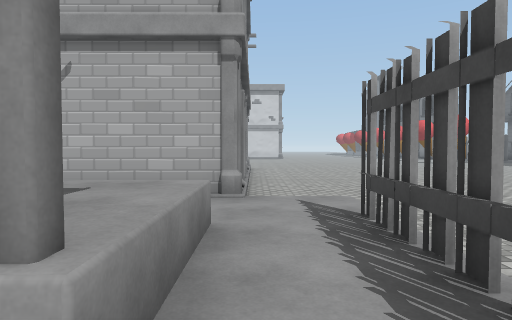
[1] (above)

23 first-person views from a walk through a scene from a Unity 3-D project. The camera is 1.4 m above the floor, tilts 2° down and sees 75° across. The floor is counted in squares, 2 m on a side. Each view is taken from the middle of a square. On the plan, view 1 faces up. The plan holds only what a view shows up to about 10 squares ahead; the rest is blank. The place goes on beyond the plan. The player character is not drawn. Some surface patterns are stand-ins.

[2]
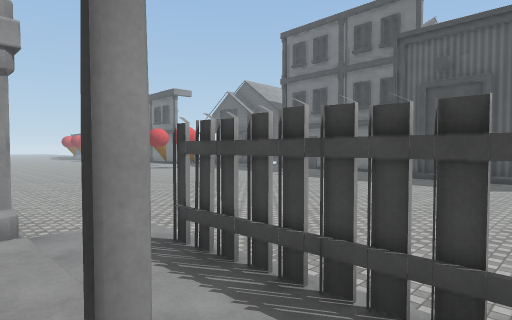

[3]
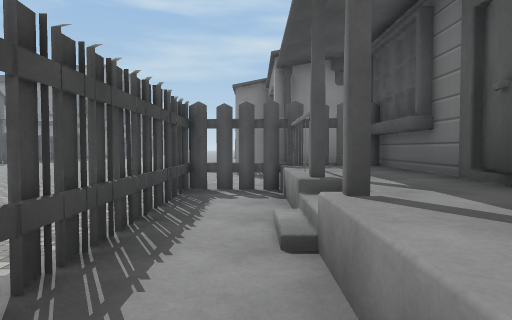

[4]
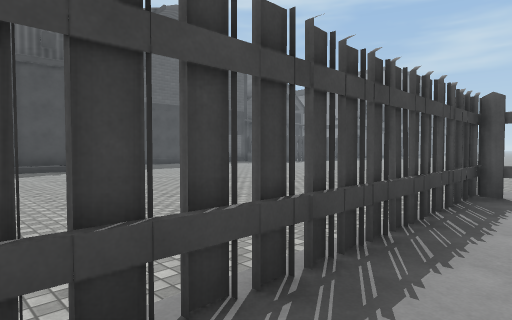

[5]
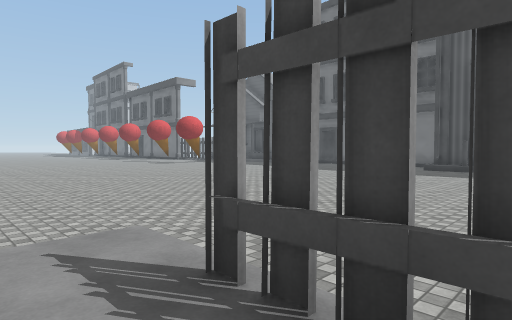

[6]
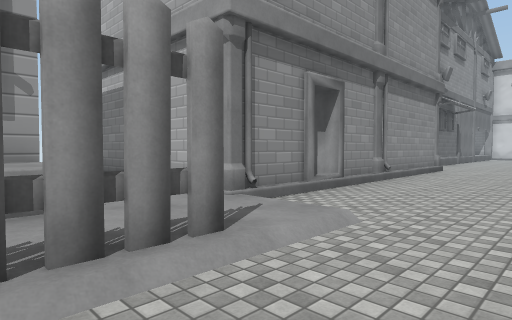

[7]
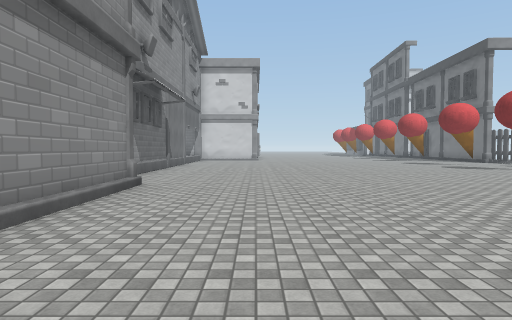

[8]
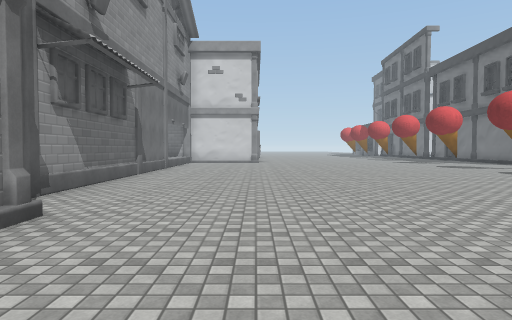

[9]
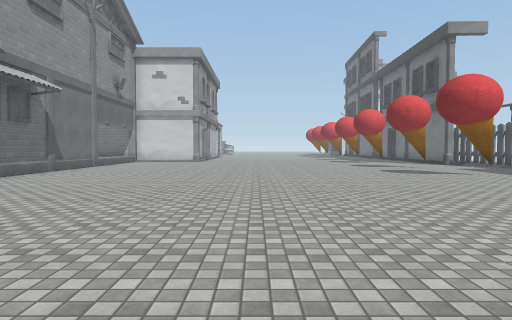

[10]
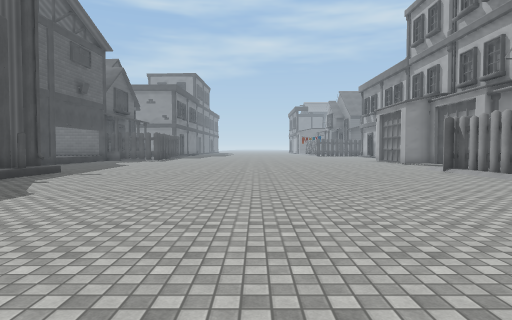

[11]
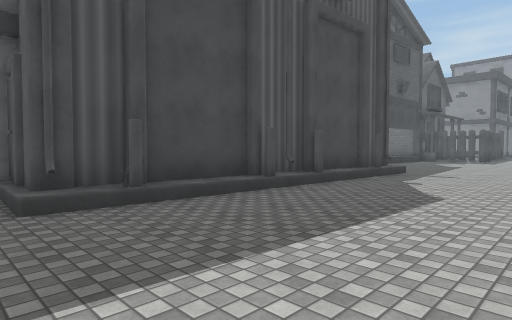

[12]
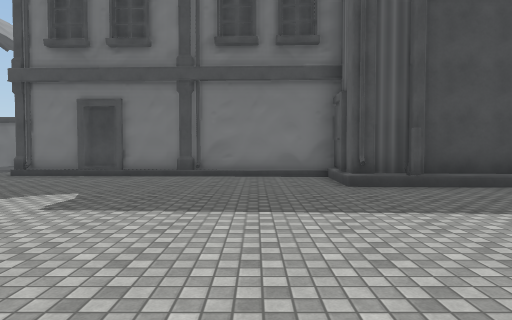

[13]
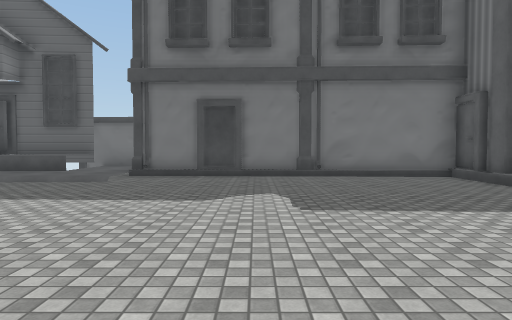

[14]
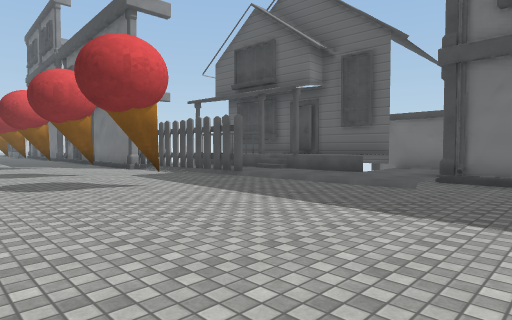

[15]
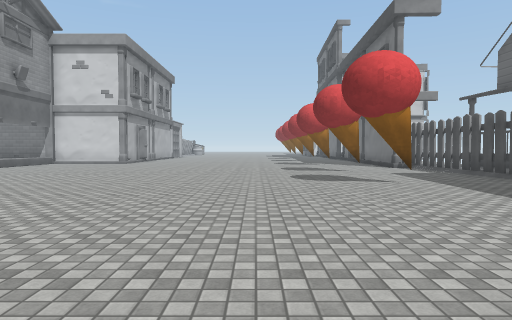

[16]
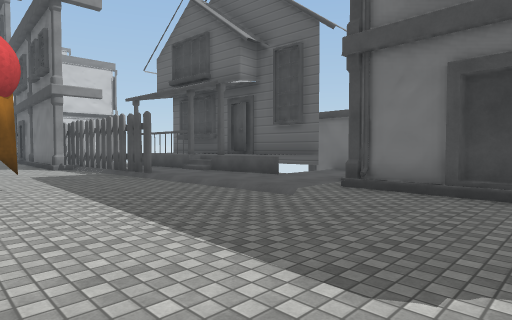

[17]
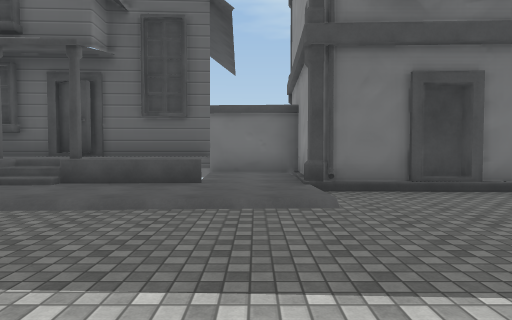

[18]
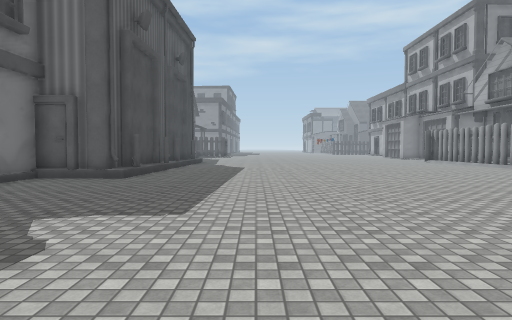

[19]
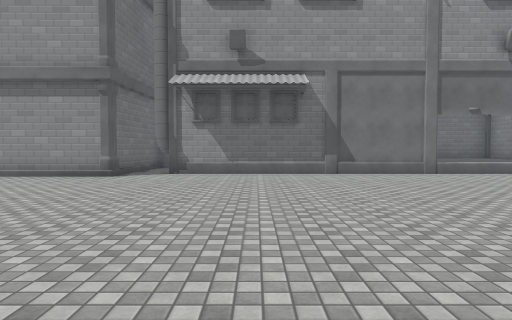

[20]
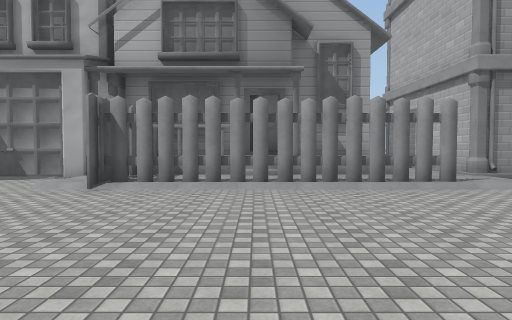

[21]
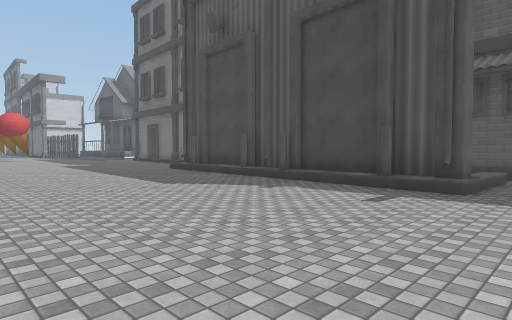

[22]
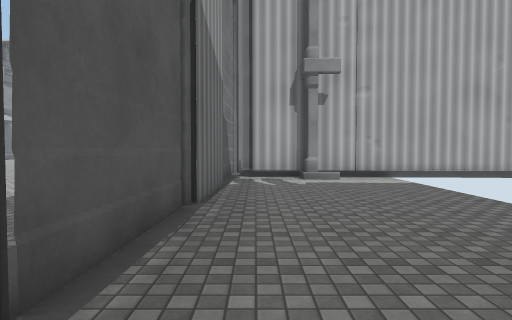

[23]
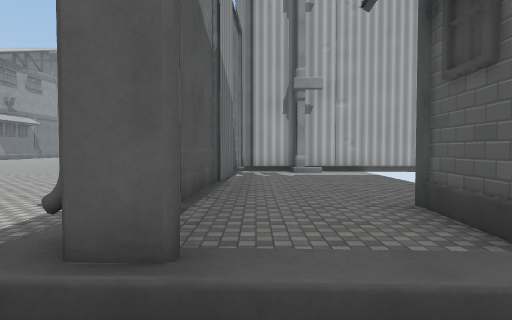

### Floor plan
Key: @ floor where view 1 was taken; # wall or solid block; x gap in a wall; . main floor; : floor 0.25 m higher than the main floor; + floor 1 m higher than the main floor; / step, stairs or slope; = window, fence, low wall or low ledge; T thing the floor can be seen under or through; G garage.
Columns run from 5 left of view 1 to 18 right of it. Each row starts with its distance up from view 1.
 21     #...........#..#
 20     #..............#:##
 19     #..............#//#
 18     #...........#..::=#
 17     #..............::=##
 16     #............../:=##
 15    ##............../:::#
 14    #...............//###
 13    ##................#
 12     #................#
 11     #................#
 10     ##...............#
  9     ##...............#
  8     #/...............#
  7     #/...............#
  6     #/.............#####
  5 x####//...........##...
  4    ::::...........##...
  3    #+:T...........#....
  2    #+:T...........#....
  1    #=:T...........#....
  0    #/@T...........#..#
 -1    #+:T...........#..#
 -2    #+:#...........#..#
 -3    ####..............#
 -4    #G... ......... .

Positions as (right, up) in squares from view 1, and headings:
1: (0, 0), facing up
2: (-1, 0), facing up-right
3: (0, 3), facing down
4: (0, 3), facing down-right
5: (0, 2), facing up-right
6: (3, 2), facing up-left
7: (2, 7), facing up
8: (2, 10), facing up
9: (5, 9), facing up
10: (7, 7), facing down
11: (9, 7), facing down-right
12: (7, 8), facing right
13: (7, 11), facing right
14: (8, 12), facing up-right
15: (8, 11), facing up
16: (10, 11), facing up-right
17: (10, 15), facing right
18: (10, 14), facing down
19: (8, 17), facing left
20: (7, 0), facing left
21: (7, -4), facing up-right
22: (14, -2), facing up
23: (14, -4), facing up
